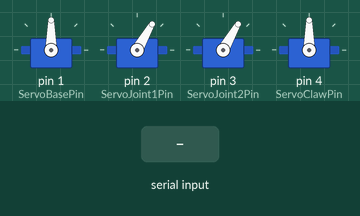
A sketch run on a simulated Arduino Uno, built with avr-gcc and run on an emulated ATmega328P. Parts: 4 × servo. The inputs (shaded band) are chosen by the test bench. What the sketch prints to the serial monitor is not drawn.

Above: at 1.2 s.
1.3 s: "*" received over Serial
2.8 s: "k90\n" received over Serial
4.4 s: "c90\n" received over Serial
Timing chart, 0 to 7.4 s (numbered marks = the images above; inputs shaded):
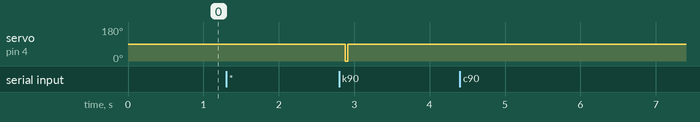

The sketch:

Arduino_code.ino
```cpp
#include <Servo.h>

/*
 ******************AUTHOR***********************
 *     CREATED BY: MISKA ROMPPAINEN            *
 *     EMAIL: miska.romppainen@tuni.fi         *
 *     Tampere University                      *
 *     Student ID: 274426                      *
 ***********************************************
 *****************PROJECT***********************
 *             MeARM Project                   *
 *    Code for Arduino:                        *
 *    - Recevies message containing sequence   *
 *    list from 3rd Party controller, such     *
 *    as Matlab                                *
 *    - parses the message and creates the     *
 *    sequence list                            *
 *    - Controlls the Servo motors acordingly  *
 ***********************************************
 */

//Servos:
Servo ServoBase; //Base
Servo ServoJoint1; //Left
Servo ServoJoint2; //Right
Servo ServoClaw; //Claw

//Initialization values
unsigned long Time_Init = 1;
long SBase_Init = 90;
long SJ1_Init = 60;
long SJ2_Init = 60;
long SClaw_Init = 90;
const long SJ2_SCALE = 180;

//Pins:
const int ServoBasePin = 1; //Pin of the Servo base
const int ServoJoint1Pin = 2; //Pin of the Servo 1st joint
const int ServoJoint2Pin = 3; //Pin of the Servo 2nd joint
const int ServoClawPin = 4; //Pin of the Servo claw

//Variables:
String readString; //captured String
String data; //Data from PC
char d1; //Selects device
int buttonState = 0; //Variable for the pushbutton status

int counter = 1; //Counter to track enumeration

//Time variables
unsigned long startMillis;
unsigned long Time;

bool CapturedAll = 0;

//Struct for event
typedef struct
{
  unsigned long Time;
  long SBaseAngle;
  long SJ1Angle;
  long SJ2Angle;
  long SClawAngle;
} Event;

Event EventArray[100]; // Array of 100 Events (Arduino does not have a dynamic data stroage -> Vector could not be used)

void setup() {
  Serial.begin(9600); //Baudrate of serialport (Matlab/GUI to Arduino)

  //Initialize the input/output
  pinMode(ServoBasePin, OUTPUT);
  pinMode(ServoJoint1Pin, OUTPUT);
  pinMode(ServoJoint2Pin, OUTPUT);
  pinMode(ServoClawPin, OUTPUT);

  ServoBase.attach(ServoBasePin);
  ServoJoint1.attach(ServoJoint1Pin);
  ServoJoint2.attach(ServoJoint2Pin);
  ServoClaw.attach(ServoClawPin);
}

void Initialize() {
  //Initial positions
  EventArray[0].Time = Time_Init;
  EventArray[0].SBaseAngle = SBase_Init;
  EventArray[0].SJ1Angle = SJ1_Init;
  EventArray[0].SJ2Angle = SJ2_Init;
  EventArray[0].SClawAngle = SClaw_Init;

  ServoBase.write(SBase_Init);
  ServoJoint1.write(SJ1_Init);
  ServoJoint2.write(SJ2_Init);
  ServoClaw.write(SClaw_Init);
}
void loop() {
  //Temporarly used variables
  String TimeStr;
  String SBaseStr;
  String SJ1Str;
  String SJ2Str;
  String SClawStr;

  long SBase;
  long SJ1;
  long SJ2;
  long SClaw;

  int index1;
  int index2;
  int index3;
  int index4;
  int index5;
  int Time_index1;
  int Time_index2;
  int Time_index3;

  if (Serial.available() > 0) { // Checks if there is data to read
    char c = Serial.read();

    /*
        ----------------------------FUNCTION-----------------------------------
        Expect inputed text: "move time;SBase angle;---;SClaw angle*"
        Parses the text properly and calls the right function accordingly.
        Because of Arduinos limitations, own class could not be made.
        -----------------------------------------------------------------------
    */

    // Clear EventArray
    if (c == 'c') {
      counter = 1; //Reset Counter
      for (int i = 1; i < 100; i++) {
        EventArray[i].Time = 0;
        EventArray[i].SBaseAngle = 0;
        EventArray[i].SJ1Angle = 0;
        EventArray[i].SJ2Angle = 0;
        EventArray[i].SClawAngle = 0;
      }
      Serial.print("Event Record cleared!");
      c = 0;

      // Signal arduino that every event has been sent and captured
    } if (c == 'k') {
      CapturedAll = 1;
      c = 0;
      Initialize();

      // Receive incoming events over serialport
    } if (c == '*') {
      Serial.println();
      Serial.print("caputred String is : ");
      Serial.println(readString);

      //Checks indexes of the delimiters ";", parses the inputs correctly
      index1 = readString.indexOf(';');
      TimeStr = readString.substring(0, index1);
      index2 = readString.indexOf(';', index1 + 1);
      SBaseStr = readString.substring(index1 + 1, index2);
      index3 = readString.indexOf(';', index2 + 1);
      SJ1Str = readString.substring(index2 + 1, index3);
      index4 = readString.indexOf(';', index3 + 1);
      SJ2Str = readString.substring(index3 + 1, index4);
      index5 = readString.indexOf(';', index4 + 1);
      SClawStr = readString.substring(index4 + 1, index5);

      //Converting HH:MM:ss time format to integer
      Time_index1 = TimeStr.indexOf(':');
      String Hours = TimeStr.substring(0, Time_index1);
      Time_index2 = readString.indexOf(':', Time_index1 + 1);
      String Minutes = readString.substring(Time_index1 + 1, Time_index2);
      Time_index3 = readString.indexOf(';', Time_index2 + 1);
      String Seconds = readString.substring(Time_index2 + 1, Time_index3);

      unsigned long long p_Time = Hours.toInt() * 3600000 + Minutes.toInt() * 60000 + Seconds.toInt() * 1000;

      Time = p_Time + millis();

      //Converting the captured strings to integer
      SBase = SBaseStr.toInt();
      SJ1 = SJ1Str.toInt();
      SJ2 = SJ2Str.toInt() + SJ2_SCALE;
      SClaw = SClawStr.toInt();

      //Storing the captured values into the Event record
      EventArray[counter].Time = Time;
      EventArray[counter].SBaseAngle = (long)SBase;
      EventArray[counter].SJ1Angle = (long)SJ1;
      EventArray[counter].SJ2Angle = (long)SJ2;
      EventArray[counter].SClawAngle = (long)SClaw;

      //Clear variables for new inputs
      readString = "";
      TimeStr = "";
      SBaseStr = "";
      SJ1Str = "";
      SJ2Str = "";
      SClawStr = "";
      counter += 1;
    } else {
      //Adds the character to the string
      readString += c;
    }

    if (CapturedAll == 1) {
      startMillis = millis();

      //Checks each element of the record
      for (int i = 0; i < 100;) {
        unsigned long t = EventArray[i].Time;

        if (t > 0) {
          String EventMsg = "Initiating Event: " + String(i);
          Serial.println(EventMsg);

          long SBase = EventArray[i].SBaseAngle;
          long SJ1 = EventArray[i].SJ1Angle;
          long SJ2 = EventArray[i].SJ2Angle;
          long SClaw = EventArray[i].SClawAngle;

          ServoClaw.write(SClaw);
          // Since all the items are in chronological order -> check if time to act -> acts properly
          if (i < 99) {
            int next = i + 1;
            int t_next = EventArray[next].Time;
            if (t_next > 0) {
              unsigned long MOVING_TIME = t_next - t;
              unsigned long progress = millis() - startMillis;

              long SBaseangle_now = ServoBase.read();
              long SBaseangle_next = EventArray[next].SBaseAngle;

              long SJ1angle_now = ServoJoint1.read();
              long SJ1angle_next = EventArray[next].SJ1Angle;

              long SJ2angle_now = ServoJoint2.read();
              long SJ2angle_next = EventArray[next].SJ2Angle;

              if (progress <= MOVING_TIME) {
                long SBase_angle = map(progress, 0, MOVING_TIME, SBaseangle_now, SBaseangle_next);
                long SJ1_angle = map(progress, 0, MOVING_TIME, SJ1angle_now, SJ1angle_next);
                long SJ2_angle = map(progress, 0, MOVING_TIME, SJ2angle_now, SJ2angle_next);

                //Debugging prints
                Serial.print("SBase_angle ");
                Serial.println(SBase_angle);
                Serial.print("SJ1_angle ");
                Serial.println(SJ1_angle);
                Serial.print("SJ2_angle ");
                Serial.println(SJ2_angle);
                Serial.print("Claw ");
                Serial.println(SClaw);
                Serial.print("progress ");
                Serial.println(progress);
                Serial.print("MOVING_TIME ");
                Serial.println(MOVING_TIME);

                move_Servos(SBase_angle, SJ1_angle, SJ2_angle);
              }
              if (millis() >= t_next) {
                Serial.println("Proceeding...");
                startMillis = millis();
                i++;
              }
            } else {
              Serial.println("No more events in sequence");
              i++;
            }
          }
        } if (t == 0) {
          break;
        }
      }
      Serial.println("Done!");
      CapturedAll = 0;
    }
  } else {
    Initialize();
  }
}

void move_Servos(long SBase, long SJ1, long SJ2){
  ServoBase.write(SBase);
  ServoJoint1.write(SJ1);
  ServoJoint2.write(SJ2);
}
```

Measured:
- after the input at 1.3 s, every drawn part: stays the same
- after the input at 2.8 s, servo on pin 4 (ServoClawPin): 90° → 0° after 0.08 s, → 90° 0.04 s later
- after the input at 4.4 s, every drawn part: stays the same
